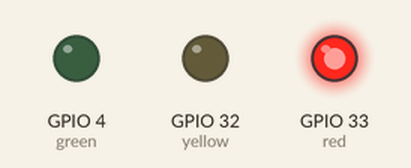
This sketch was run on a simulated ESP32. On the bench: output pins drawn as LEDs (lit = HIGH).

Above: at 3.0 s.
At 10.0 s:
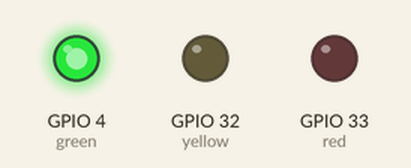
At 13.0 s:
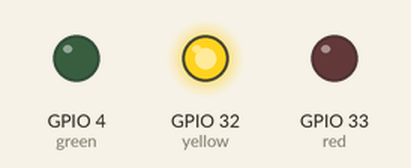
Timing chart, 0 to 18.2 s (numbered marks = the images above):
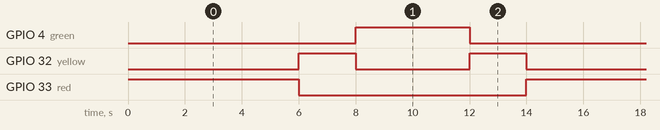

The sketch:

semaforo.ino
```cpp
// Define os pinos a serem usados
const int green = 4;
const int yellow = 32;
const int red = 33;

// Função de inicialização
void setup() {
  // Inicia os pinos no modo output
  pinMode(red, OUTPUT);
  pinMode(yellow, OUTPUT);
  pinMode(green, OUTPUT);
}

// Função de loop que fica iterando
void loop() {
  semaforo();
}

void semaforo() {
  // Acende o led vermelho
  digitalWrite(red, HIGH);
  delay(6000);
  digitalWrite(red, LOW);

  // Acende o led amarelo
  digitalWrite(yellow, HIGH);
  delay(2000);
  digitalWrite(yellow, LOW);

  // Acende o led verde
  digitalWrite(green, HIGH);
  delay(4000);
  digitalWrite(green, LOW);

  // Acende o led amarelo
  digitalWrite(yellow, HIGH);
  delay(2000);
  digitalWrite(yellow, LOW);
}
```

Measured:
- by itself, GPIO 4 (green): alternates HIGH for 4.0 s and LOW for 10.0 s
- by itself, GPIO 32 (yellow): repeats every 14.0 s: LOW 4.0 s, HIGH 2.0 s, LOW 6.0 s, HIGH 2.0 s
- by itself, GPIO 33 (red): alternates HIGH for 6.0 s and LOW for 8.0 s
